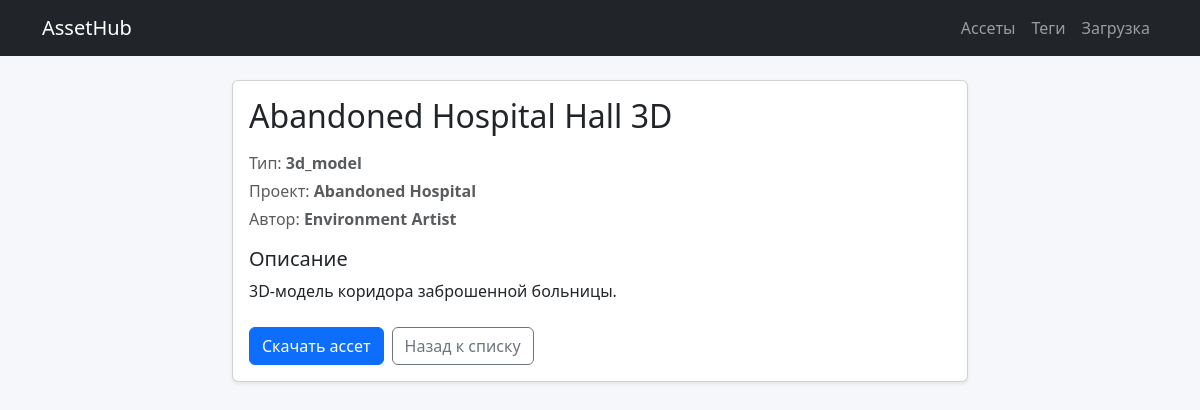
The page /assets/2 on the database its author committed.
### app/models/asset.py (models this page shows, shortened)
class Asset(db.Model):
    __tablename__ = "assets"
    id = db.Column(db.Integer, primary_key=True)
    title = db.Column(db.String(255), nullable=False)
    description = db.Column(db.Text)
    asset_type = db.Column(db.String(50), nullable=False)  # concept, 3d_model, texture и тд
    file_path = db.Column(db.String(512), nullable=False)
    preview_path = db.Column(db.String(512))
    project_name = db.Column(db.String(255))
    author_name = db.Column(db.String(255))
    created_at = db.Column(db.DateTime, default=datetime.utcnow)
    updated_at = db.Column(db.DateTime, onupdate=datetime.utcnow)
    tags = db.relationship(
        "Tag",
        secondary="asset_tags",
        back_populates="assets"
    )

### app/controllers/assets.py (the view)
@assets_bp.route("/<int:asset_id>")
def asset_detail(asset_id):
    asset = Asset.query.get(asset_id)
    if asset is None:
        abort(404)
    return render_template("assets/detail.html", asset=asset)

### app/templates/assets/detail.html (shortened to what this page needs)
{% extends "base.html" %}
{% block content %}
<div class="row">
    <div class="col-md-8 mx-auto">
        <div class="card shadow-sm mb-4">
            <div class="card-body">
                <h2 class="card-title mb-3">{{ asset.title }}</h2>
                <p class="text-muted mb-1">
                    Тип: <strong>{{ asset.asset_type }}</strong>
                </p>
                <p class="text-muted mb-1">
                    Проект: <strong>{{ asset.project_name or "—" }}</strong>
                </p>
                <p class="text-muted mb-3">
                    Автор: <strong>{{ asset.author_name or "—" }}</strong>
                </p>
                {% if asset.description %}
                    <h5>Описание</h5>
                    <p>{{ asset.description }}</p>
                {% endif %}
                <div class="mt-4 d-flex gap-2">
                    <a href="{{ url_for('assets.download_asset', asset_id=asset.id) }}"
                       class="btn btn-primary">
                        Скачать ассет
                    </a>
                    <a href="{{ url_for('assets.assets_list') }}"
                       class="btn btn-outline-secondary">
                        Назад к списку
                    </a>
                </div>
            </div>
        </div>
    </div>
</div>
{% endblock %}

### app/templates/base.html (style rules this page uses)
body { background-color: #f5f7fa; }

### rows shown on the page
Asset: title "Abandoned Hospital Hall 3D", asset_type "3d_model", project_name "Abandoned Hospital", author_name "Environment Artist", description "3D-модель коридора заброшенной больницы."
